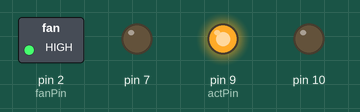
A sketch run on a simulated Arduino Uno, built with avr-gcc and run on an emulated ATmega328P. Shown: switched loads named in the sketch (green lamp = pin HIGH), output pins drawn as LEDs (lit = HIGH). What the sketch prints to the serial monitor is not drawn.

Above: at 2.5 s.
At 7.5 s:
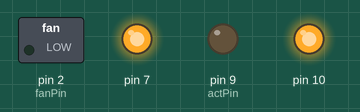
Timing chart, 0 to 13.0 s (numbered marks = the images above):
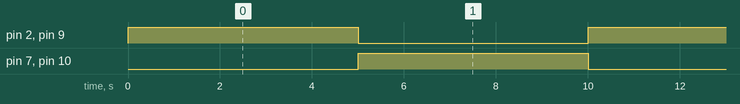

The sketch:

499w.ino
```cpp
// Define muscle command
typedef struct {
  int fanPin;
  int actPin;
} Muscle;


void flex(Muscle);
void relax(Muscle);


void flex(Muscle m){
  analogWrite(m.actPin, 1023);
  digitalWrite(m.fanPin, HIGH);
}

void relax(Muscle m){
 analogWrite(m.actPin, 0);
 digitalWrite(m.fanPin, LOW);
}


void setup() {

  // Begin serial communication
  Serial.begin(9600);

  // Begin pin initialization
  Serial.println("Initializing Pins");
  Muscle tricep;
  tricep.actPin = 9;                        // tricep actuator
  tricep.fanPin = 2;                        // bicep fan
  pinMode(tricep.actPin, OUTPUT);
  pinMode(tricep.fanPin, OUTPUT);

  Muscle bicep;
  bicep.actPin = 10;                        // bicep actuator
  bicep.fanPin = 7;                         // tricep fan
  pinMode(bicep.actPin, OUTPUT);
  pinMode(bicep.fanPin, OUTPUT);

  // Initialize Actuators
  // Serial.println("Initializing Actuators");
  // flex(tricep);
  // delay(1000);
  // relax(tricep);
  // delay(1000);
  // flex(bicep);
  // delay(1000);
  // relax(bicep);
  Serial.println("Initialization Complete");

  while(1){
  flex(tricep);
  relax(bicep);
  delay(5000);
  relax(tricep);
  flex(bicep);
  delay(5000);
  }
}


void loop(){
//  flex(tricep);
//  relax(bicep);
//  delay(5000);
//  relax(tricep);
//  flex(bicep);
//  delay(5000);
}
```

Measured:
- by itself, pin 2 (fanPin), pin 7, pin 9 (actPin), pin 10: alternates HIGH for 5.0 s and LOW for 5.0 s
